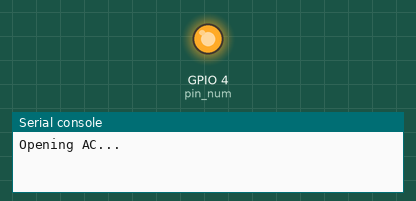
Simulated run of this program. Board: ESP32 board running MicroPython. Shown: output pins drawn as LEDs (lit = HIGH), the last lines printed to the serial console. At 2.7 s the program stops and its outputs stay as they are.

Above: at 0.2 s.
At 2.42 s:
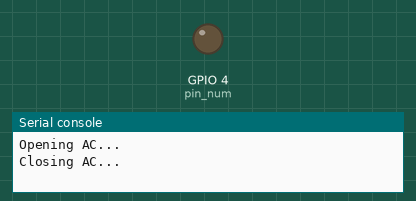
Timing chart, 0 to 4.2 s (numbered marks = the images above):
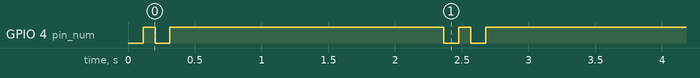

Measured:
- by itself, GPIO 4 (pin_num): goes HIGH 0.09 s, LOW 0.11 s, HIGH 2.1 s, LOW 0.11 s, HIGH 0.09 s, LOW 0.11 s, then HIGH

The program:

gree_ac_control.py
```python
import machine
import time

class GreeAC:
    """
    格力空调红外控制器 (适用于 HS-S29P 等内置 38kHz 载波的模块)

    硬件连接:
        ESP32 GPIO -> HS-S29P SIG
        ESP32 3.3V -> HS-S29P VCC
        ESP32 GND  -> HS-S29P GND

    格力协议特征:
        - 载波: 38kHz (由模块硬件生成)
        - 逻辑 0: 560us 低 + 560us 高
        - 逻辑 1: 560us 低 + 1680us 高
        - 前导码: 9ms 低 + 4.5ms 高
        - 重复码: 9ms 低 + 2.5ms 高 + 560us 低 + 结束
        - 数据包: 9 字节 (Byte7 为校验和)
    """

    # 时序定义 (微秒)
    HEAD_LOW = 9000
    HEAD_HIGH = 4500
    BIT_LOW = 560
    BIT_0_HIGH = 560
    BIT_1_HIGH = 1680
    REPEAT_HEAD_HIGH = 2500

    # 模式定义 (与格力协议值一致，也是 config.py 中 AC_MODE 的取值)
    MODE_AUTO = 0
    MODE_COOL = 1
    MODE_DRY = 2
    MODE_FAN = 3
    MODE_HEAT = 4

    # 风速定义
    FAN_AUTO = 0
    FAN_LOW = 1
    FAN_MED = 2
    FAN_HIGH = 3

    def __init__(self, pin_num):
        self.ir_pin = machine.Pin(pin_num, machine.Pin.OUT)
        self.ir_pin.value(1)  # 空闲状态为高电平 (根据模块逻辑，通常高电平不发射或截止)
        # 注意：HS-S29P 通常是高电平触发发射，但红外协议本身是低电平有效的脉冲。
        # 标准 NEC/格力协议：空闲高，发送时拉低。
        # 如果模块是 "高电平发射"，则我们需要反转逻辑：
        # 协议要求的 "低电平" -> 给模块 "高电平"
        # 协议要求的 "高电平" -> 给模块 "低电平"
        # 大多数集成模块是直接透传波形，即 MCU 输出什么波形，LED 就发什么光（已调制）。
        # 假设模块是标准透传：MCU 输出低=发射，高=停止。

        self.last_command = None

    def _send_bit(self, bit):
        """发送一个比特位"""
        self.ir_pin.value(0)
        time.sleep_us(self.BIT_LOW)

        if bit == 0:
            self.ir_pin.value(1)
            time.sleep_us(self.BIT_0_HIGH)
        else:
            self.ir_pin.value(1)
            time.sleep_us(self.BIT_1_HIGH)

    def _send_byte(self, byte_val):
        """发送一个字节 (MSB first - 格力协议是高位在前)"""
        for i in range(7, -1, -1):
            bit = (byte_val >> i) & 0x01
            self._send_bit(bit)

    def _send_header(self, is_repeat=False):
        """发送前导码"""
        self.ir_pin.value(0)
        time.sleep_us(self.HEAD_LOW)
        self.ir_pin.value(1)
        if is_repeat:
            time.sleep_us(self.REPEAT_HEAD_HIGH)
        else:
            time.sleep_us(self.HEAD_HIGH)

    def _calculate_checksum(self, data_bytes):
        """
        计算格力协议校验和
        9 字节帧中 Byte7 为校验和：Byte7 = sum(Byte0..Byte6) & 0xFF
        （Byte8 固定为 0x00，不参与计算）
        """
        return sum(data_bytes[:7]) & 0xFF

    def _build_command(self, power_on=True, mode=0, temp=25, fan=0):
        """
        构建格力 9 字节指令
        格力协议标准帧结构 (9 字节):
        Byte 0: 0x0C (固定头)
        Byte 1: 0x00
        Byte 2: 0xA0 (固定头)
        Byte 3: [Mode(4 bits)][Power(1 bit)][Temp(4 bits)]
               - Bit 7-4: 模式 (0=Auto, 1=Cool, 2=Dry, 3=Fan, 4=Heat)
               - Bit 3: 电源 (1=开，0=关)
               - Bit 0-3: 温度 (0-14 对应 16-30°C)
        Byte 4: [Fan(4 bits)][Swing(4 bits)] - 风速在高 4 位，摆风在低 4 位
        Byte 5: 0x00
        Byte 6: 0x00
        Byte 7: Checksum (校验和 = sum(Byte0-Byte6) & 0xFF)
        Byte 8: 0x00 (固定尾部)
        """

        # 基础帧头
        data = [0x0C, 0x00, 0xA0]

        # 温度处理 (16-30 度)
        temp_val = temp - 16
        if temp_val < 0: temp_val = 0
        if temp_val > 14: temp_val = 14

        # 模式直接取协议值：0=Auto, 1=Cool, 2=Dry, 3=Fan, 4=Heat
        # （与 config.py 中 AC_MODE 的定义一致，非法值回退为制冷）
        if not 0 <= mode <= 4:
            mode = self.MODE_COOL
        m_val = mode

        # 电源位：Bit 3 of Byte3 (值为 0x08)
        power_bit = 0x08 if power_on else 0x00

        # Byte3 = (Mode << 4) | Power_Bit | Temp_Val
        byte3 = (m_val << 4) | power_bit | temp_val
        data.append(byte3)

        # Byte 4: 风速 (高 4 位) 和摆风 (低 4 位)
        fan_map = {
            self.FAN_AUTO: 0,
            self.FAN_LOW: 1,
            self.FAN_MED: 2,
            self.FAN_HIGH: 3
        }
        f_val = fan_map.get(fan, 0)
        byte4 = (f_val << 4)  # 摆风位设为 0 (不摆风)
        data.append(byte4)

        # Byte 5, 6: 固定为 0x00
        data.append(0x00)
        data.append(0x00)

        # Byte 7: 校验和 (sum of Byte0-Byte6)
        checksum = self._calculate_checksum(data)
        data.append(checksum)

        # Byte 8: 尾部填充 (固定为 0x00)
        data.append(0x00)

        return data

    def send_raw(self, command_bytes):
        """发送原始字节序列"""
        # 发送前导码
        self._send_header(is_repeat=False)

        # 发送 9 字节数据
        for byte_val in command_bytes:
            self._send_byte(byte_val)

        # 发送停止位/间隔
        self.ir_pin.value(0)
        time.sleep_us(560)
        self.ir_pin.value(1)

        # 等待一段时间防止连续发送干扰
        time.sleep_ms(50)

    def power_on(self, mode=1, temp=25, fan=0):
        """开启空调"""
        cmd = self._build_command(power_on=True, mode=mode, temp=temp, fan=fan)
        self.last_command = cmd
        self.send_raw(cmd)
        # 格力通常需要发送两次以确保接收
        time.sleep_ms(40)
        self.send_raw(cmd)

    def power_off(self):
        """关闭空调 - 发送电源关闭指令"""
        if self.last_command:
            # 基于上次的开机指令，清除电源位来构造关机指令
            off_data = self.last_command.copy()
            # Byte3 (索引 3) 的 Bit 3 (0x08) 是电源位，清除它
            off_data[3] = off_data[3] & 0xF7  # 清除 Bit 3
            # 重新计算校验和
            off_data[7] = self._calculate_checksum(off_data)
            self.send_raw(off_data)
            time.sleep_ms(40)
            self.send_raw(off_data)
        else:
            # 如果没有上次命令，构造一个默认关机指令
            off_data = [0x0C, 0x00, 0xA0, 0x00, 0x00, 0x00, 0x00]
            off_data.append(self._calculate_checksum(off_data))
            off_data.append(0x00)
            self.send_raw(off_data)
            time.sleep_ms(40)
            self.send_raw(off_data)
        self.last_command = None

    def deinit(self):
        self.ir_pin.value(1)

# 测试函数
def test_ac():
    ac = GreeAC(pin_num=4)
    print("Opening AC...")
    ac.power_on(mode=GreeAC.MODE_COOL, temp=26, fan=GreeAC.FAN_AUTO)
    time.sleep(2)
    print("Closing AC...")
    ac.power_off()
    ac.deinit()

if __name__ == "__main__":
    test_ac()
```
